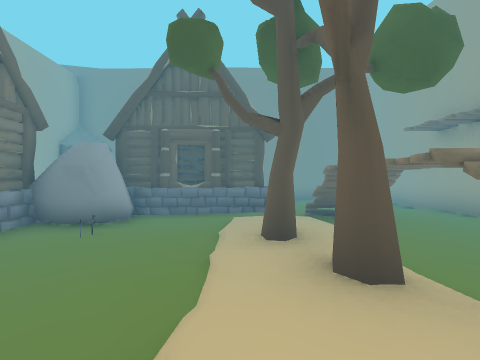
[1] (above)

13 first-person views from a walk through a 3-D level made in the Unity game engine. The camera is 1.4 m above the floor, looks level and sees 90° across. The floor is counted in squares, 2 m on a side. Each view is taken from the middle of a square. On the plan, view 1 faces up. The plan holds only what a view shows up to about 9 squares ahead; the rest is blank. The place goes on beyond the plan. The player character is not drawn.

[2]
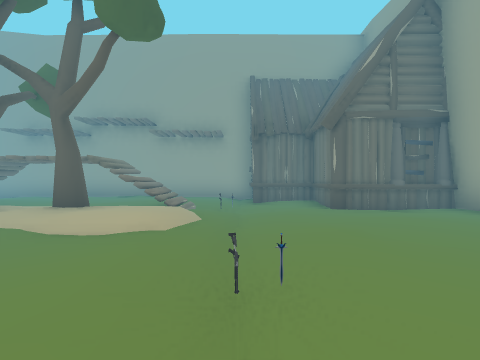

[3]
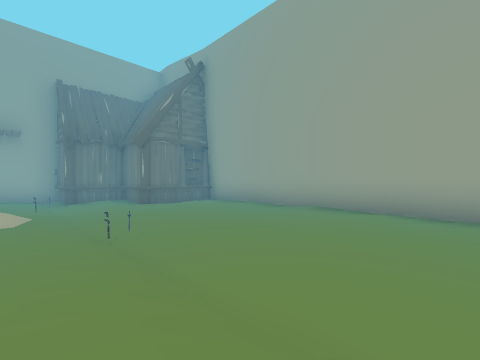

[4]
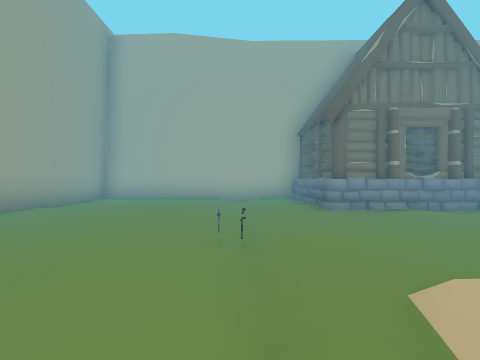

[5]
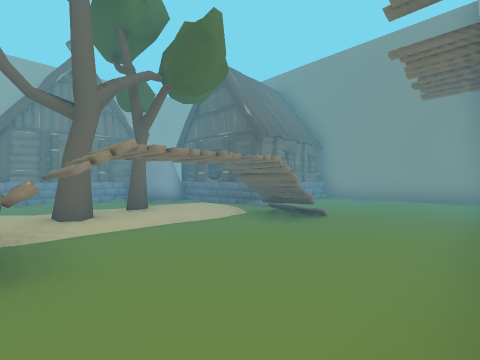

[6]
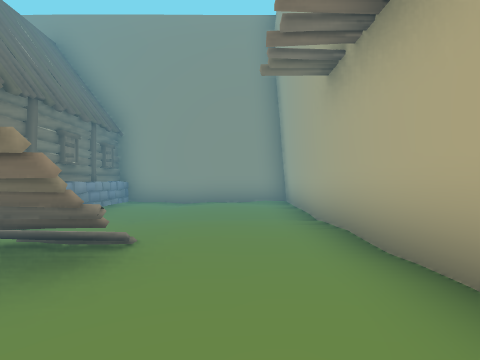

[7]
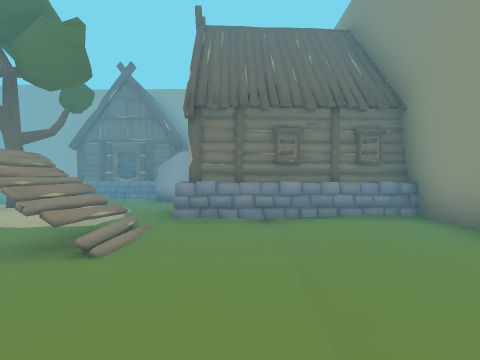

[8]
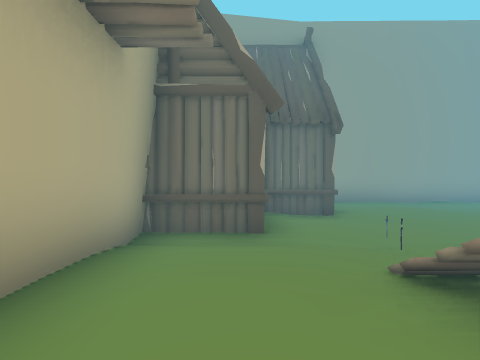

[9]
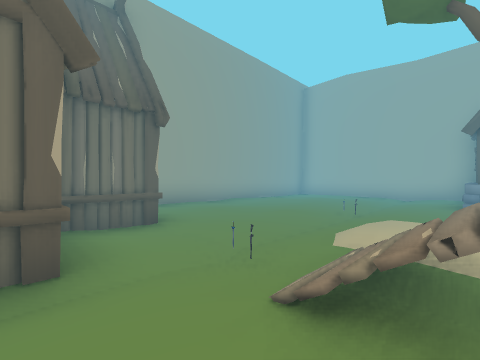

[10]
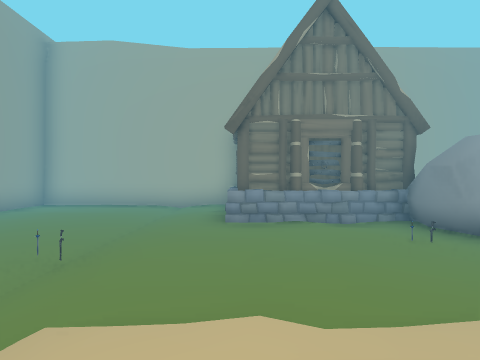

[11]
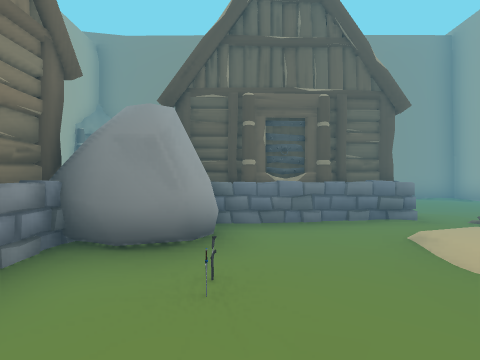

[12]
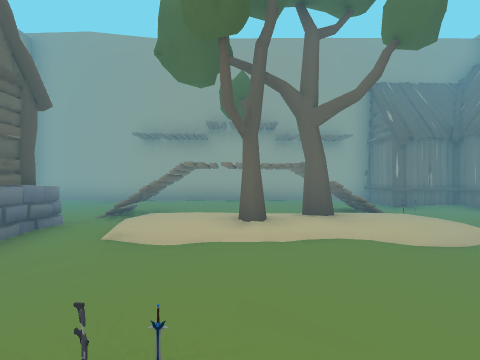

[13]
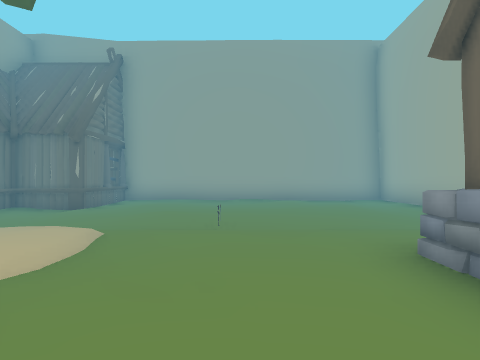

### Floor plan
Key: @ floor where view 1 was taken; # wall or solid block; . main floor; : floor 0.25 m higher than the main floor; - floor 0.25 m lower than the main floor; / step, stairs or slope; = window, fence, low wall or low ledge; O other object.
Columns run from 7 left of view 1 to 6 right of it. Each row starts with its distance up from view 1.
 11  O      O#####
 10  O     #.....#
  9  O     #./...#
  8        #./...#
  7       ##./...#
  6    OO##O./...#
  5    OO...///..#
  4    O...//=/..#
  3    #./.O:....#
  2   ##.../O=...#
  1 #O#O...///...#
  0 #......@///..#
 -1 #----O-.-O---O
 -2 #....O...O.O#
 -3 #........OO##
 -4 #........O
 -5 #........O
 -6 #########O

Where each view was taken, in squares from view 1:
view 1: 0 up, 0 right, facing up
view 2: 1 down, 3 left, facing right
view 3: 0 up, 5 left, facing down-right
view 4: 1 down, 1 right, facing left
view 5: 1 up, 5 right, facing up-left
view 6: 3 up, 4 right, facing up
view 7: 7 up, 5 right, facing left
view 8: 2 up, 4 right, facing down
view 9: 1 up, 4 right, facing down-left
view 10: 1 up, 1 right, facing left
view 11: 2 up, 2 left, facing up
view 12: 3 up, 3 left, facing right
view 13: 3 up, 2 left, facing down
